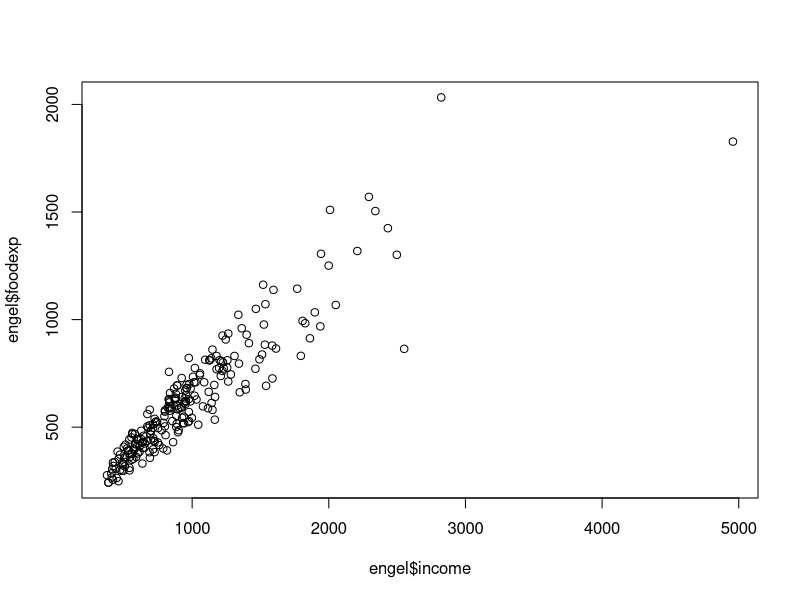
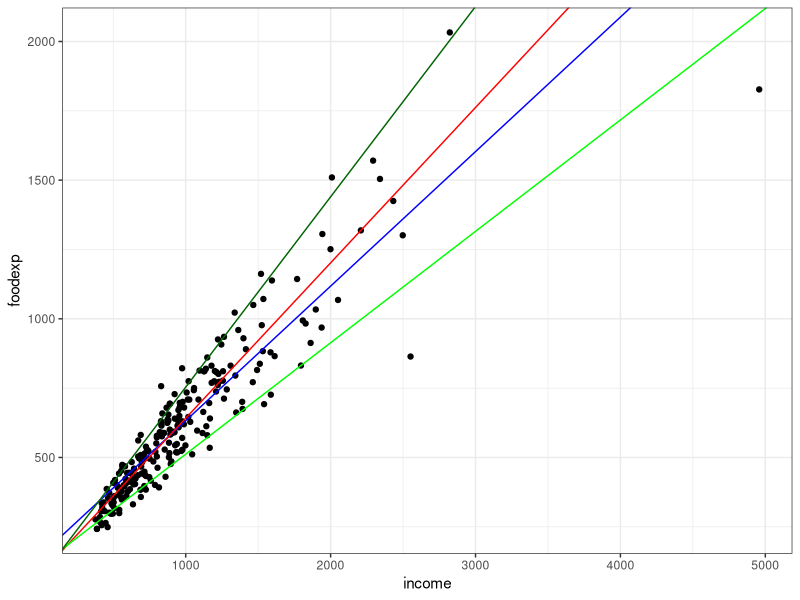
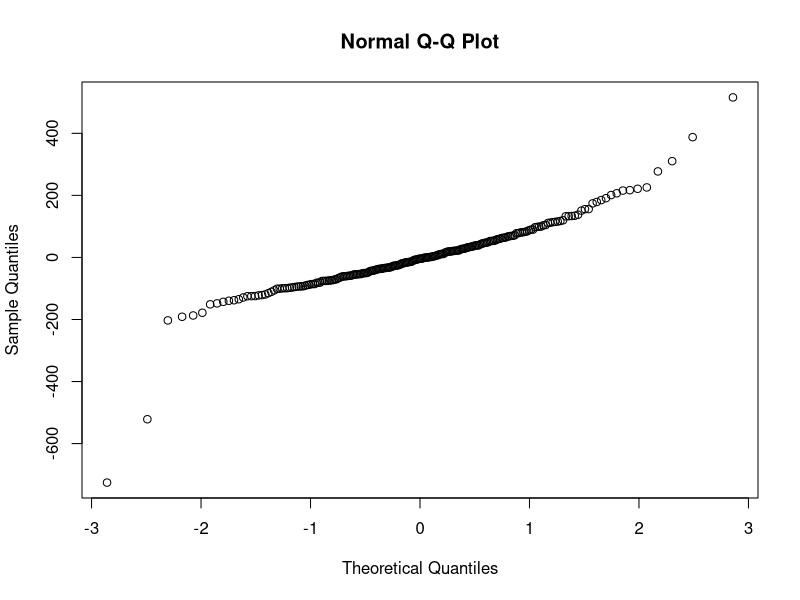
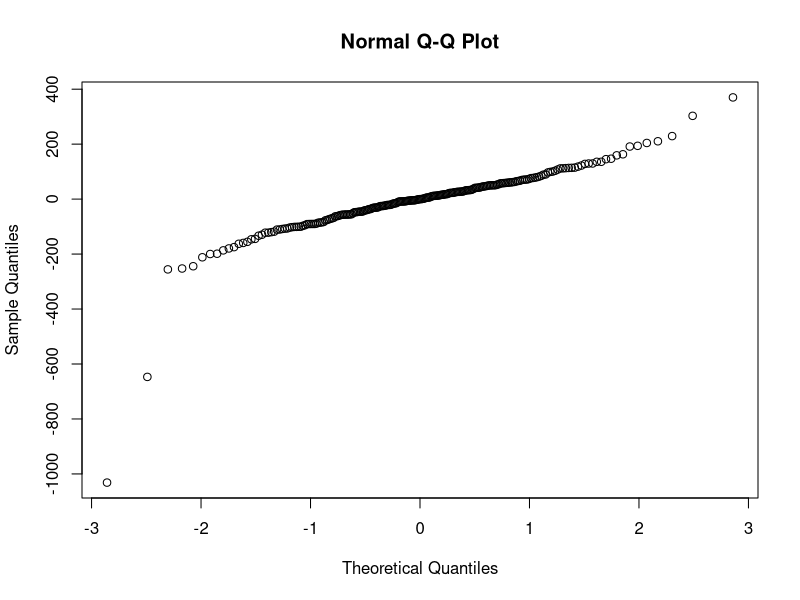

Source code (R) for these figures, in order:
## ---- chunk 1
#| include: false

# Do any data pre-processing from original/downloaded datasets here 
# (where possible, import directly from online source)

# Anything here will not be displayed in the file output, although would be public should anyone access the source code on github 

# Save processed data for practical to the data file, using the filepath "./data/ambr[X]_[Y].csv" - where X is the week number, and Y is a descriptive name for the data
## ---- chunk 2
#| warning: false
#| output: false

library(tidyverse)
library(quantreg)
## ---- chunk 3
#| output: false


data(engel)

plot(engel$income, engel$foodexp)

engel_ols <- lm(foodexp ~ income, data = engel)
summary(engel_ols)

engel_med <- rq(foodexp ~ income, tau = 0.5, data = engel)
summary(engel_med)

engel_10 <- rq(foodexp ~ income, tau = 0.1, data = engel)
summary(engel_10)

engel_90 <- rq(foodexp ~ income, tau = 0.9, data = engel)
summary(engel_90)

ggplot(engel, aes(x = income, y = foodexp)) + 
  theme_bw() + 
  geom_point() + 
  geom_abline(intercept = coef(engel_ols)[["(Intercept)"]],
              slope = coef(engel_ols)[["income"]], 
              colour = "blue") + 
  geom_abline(intercept = coef(engel_med)[["(Intercept)"]],
              slope = coef(engel_med)[["income"]], 
              colour = "red") + 
  geom_abline(intercept = coef(engel_10)[["(Intercept)"]],
              slope = coef(engel_10)[["income"]], 
              colour = "green") + 
  geom_abline(intercept = coef(engel_90)[["(Intercept)"]],
              slope = coef(engel_90)[["income"]], 
              colour = "darkgreen") 

qqnorm(resid(engel_ols))
qqnorm(resid(engel_med))
